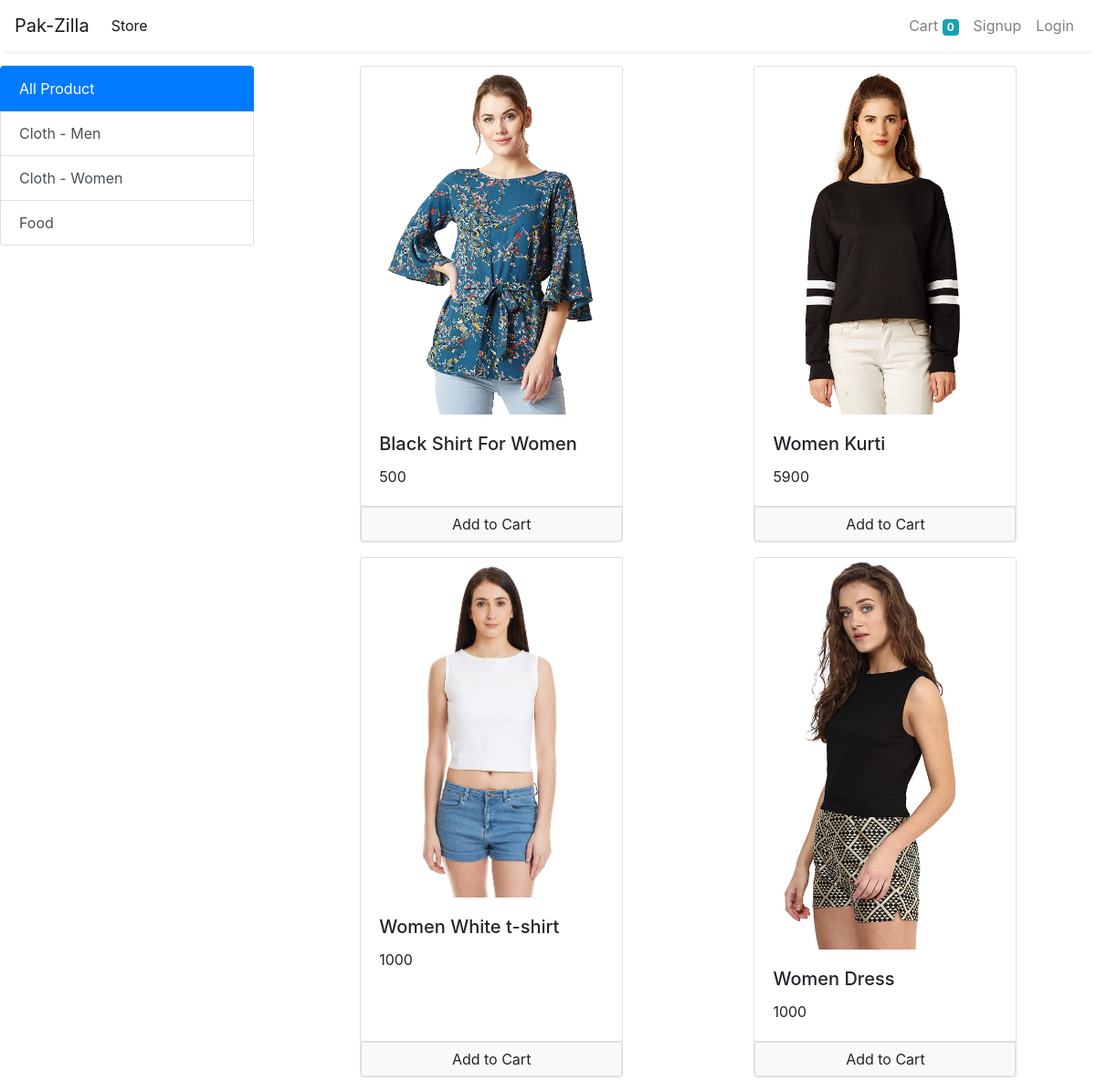
The app's page /?category=2 with its own data.
### store/models.py (models this page shows, shortened)
class Category(models.Model):
    name=models.CharField(max_length=100)
    slug=models.SlugField(null=True,blank=True)

class Product(models.Model):
    name=models.CharField(max_length=100)
    price=models.IntegerField(default=0)
    category=models.ForeignKey(Category,on_delete=models.CASCADE,default=1,null=True,blank=True)
    description=models.CharField(max_length=200,default='',null=True,blank=True)
    image=models.ImageField(upload_to='uploads/products/')

### store/views.py (the view, shortened to what this page needs)
# urls.py: 2. Add a URL to urlpatterns:  path('', views.home, name='home')
class home(View):
    def get(self, request):
        products = None
        categorys = Category.objects.all()
        categoryID = request.GET.get('category')
        if categoryID:
            products = Product.objects.filter(category=categoryID)
        else:
            products = Product.objects.all()
        context = {'products': products, 'categorys': categorys}
        return render(request, 'store/home.html', context)

### store/templates/store/home.html (shortened to what this page needs)
{% extends 'store/base.html' %}
{% block content %}
{% load cart %}
<div class="container-fuild mt-3">
    <div class="row">
        <div class="col-lg-3 mx-auto">
            <div class="list-group">
                    <a href="{% url 'home' %}"
                            {% if '/' == request.path %}
                                class="list-group-item list-group-item-action active"
                            {% else %}
                                class="list-group-item list-group-item-action"
                            {% endif %}>All Product</a>
                        {% for category in categorys %}
                        <a href="/?category={{category.id}}" class="list-group-item list-group-item-action">
                               {{category.name}}</a>
                                {% endfor%}
            </div>
        </div>
        <div class="col-lg-9 mx-auto">
            <div class="container">
                <div class="row mx-auto">
                {% for product in products %}
                    <div class="card mx-auto mb-3" id="{{product.id}}" style="width: 18rem;">
                        <img class="card-img-top" src="{{product.image.url}}" alt="Card image cap">
                        <div class="card-body">
                        <h5 class="card-title">{{product.name}}</h5>
                        <p class="card-text">{{product.price}}</p>
                    </div>
                        <div class="card-footer p-0 no-gutters">
                            {% if product|is_in_cart:request.session.cart %}
                            <div class="row  no-gutters" ">
                                <form action="/#{{product.id}}" class="col-2" method="post">
                                    {% csrf_token %}
                                    <input hidden type="text" name="product" value="{{product.id}}">
                                    <input hidden type="text" name="remove" value="True">
                                    <input type="submit" value=" - "  class="btn btn-block btn-secondary">
                                </form>
                                <div class="text-center col">{{product|cart_quantity:request.session.cart}} in Cart</div>
                                <form action="/#{{product.id}}" class="col-2" method="POST">
                                    {% csrf_token %}
                                    <input hidden type="text" name="product" value="{{product.id}}">
                                    <input type="submit" value=" + " class="btn btn-block btn-secondary">
                                </form>
                            </div>
                            {% else %}
                            <form action="/#{{product.id}}" method="POST" class="btn-block">
                                <input type="submit" class="float-right btn btn-light border form-control" value="Add to Cart">
                            </form>
                            {% endif %}
                        </div>
                    </div>
                {% endfor %}
                </div>
        </div>
    </div>
{% endblock content %}

### records on screen
Category: name "Cloth - Men"
Category: name "Cloth - Women"
Category: name "Food"
Product: image (picture), name "Black Shirt For Women", price "500"
Product: image (picture), name "Women Kurti", price "5900"
Product: image (picture), name "Women White t-shirt", price "1000"
Product: image (picture), name "Women Dress", price "1000"

### other values on screen
{{ request.session.cart.keys|length }} "0"
